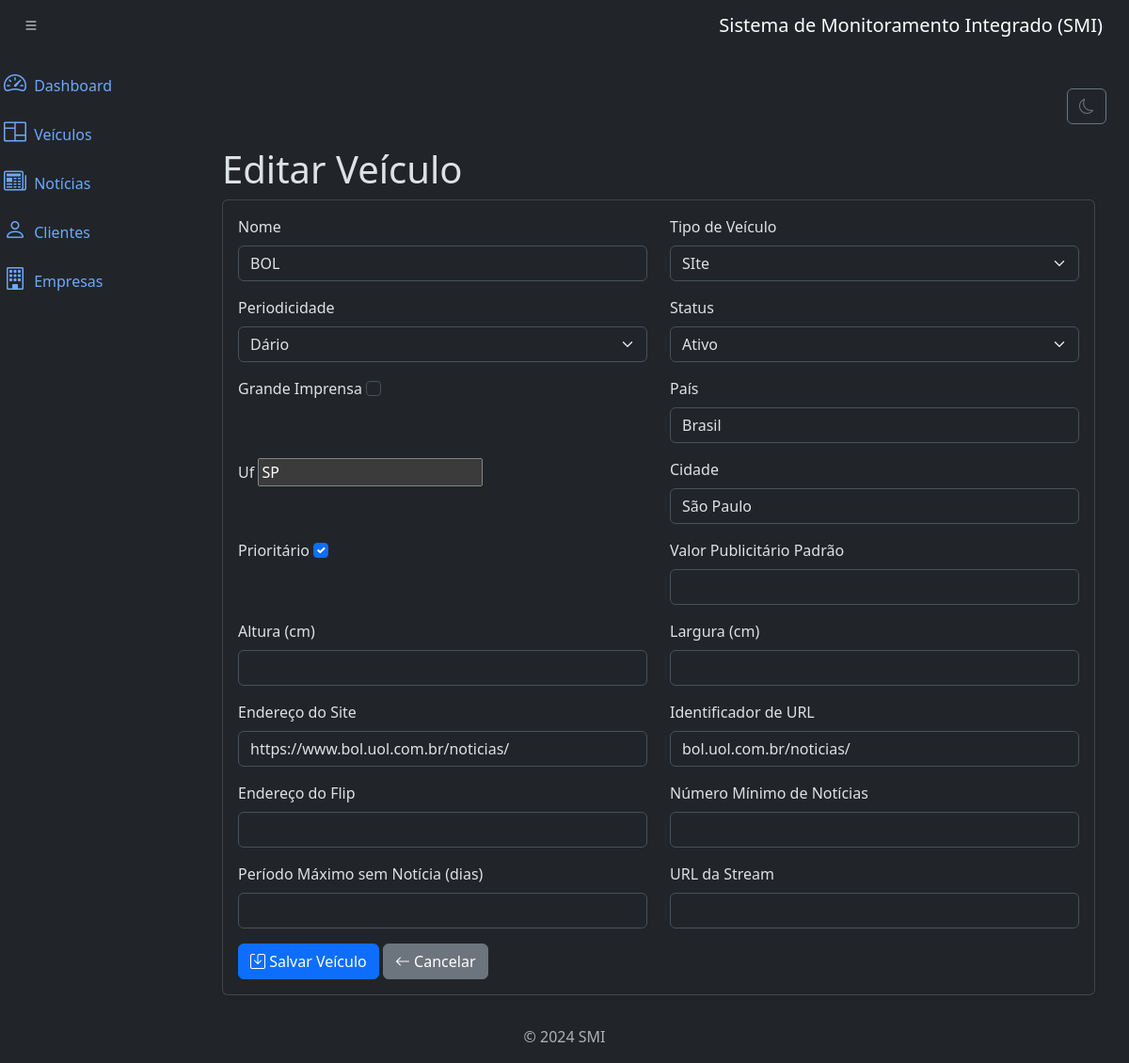
Page /veiculos/1/update on the committed database.
### veiculos/models.py (models this page shows, shortened)
class Veiculo(models.Model):
    nome = models.CharField(max_length=500)
    tipodeveiculo = models.ForeignKey(
        TipoDeVeiculo, on_delete=models.PROTECT, related_name='veiculos'
    )
    periodicidade = models.ForeignKey(
        Periodicidade, on_delete=models.PROTECT, related_name='veiculos'
    )
    status = models.CharField(
        max_length=20,
        choices=[('Ativo', 'Ativo'), ('Inativo', 'Inativo')],
        default='Ativo'
    )
    grande_imprensa = models.BooleanField(default=False)
    pais = models.CharField(max_length=100, default='Brasil')
    uf = models.CharField(max_length=2)  # Ex.: 'SP'
    cidade = models.CharField(max_length=100, blank=True, null=True)
    prioritario = models.BooleanField(default=False)
    valor_publicitario_padrao = models.DecimalField(
        max_digits=10, decimal_places=2, blank=True, null=True
    )
    altura_cm = models.IntegerField(blank=True, null=True)
    largura_cm = models.IntegerField(blank=True, null=True)
    endereco_do_site = models.URLField(blank=True, null=True)
    identificador_url = models.CharField(max_length=255, blank=True, null=True)
    endereco_do_flip = models.CharField(max_length=255, blank=True, null=True)
    numero_minimo_de_noticias = models.IntegerField(blank=True, null=True)
    periodo_maximo_sem_noticia = models.IntegerField(blank=True, null=True)
    url_da_stream = models.URLField(blank=True, null=True)
    created_at = models.DateTimeField(auto_now_add=True)
    updated_at = models.DateTimeField(auto_now=True)

### veiculos/views.py (the view)
class VeiculoUpdateView(UpdateView):
    model = models.Veiculo
    template_name = 'veiculo_update.html'
    form_class = forms.VeiculoForm
    success_url = reverse_lazy('veiculo_list')

### veiculos/models.py (called while the page is built)
    def __str__(self):
        return self.nome

    def __str__(self):
        return self.nome

### veiculos/templates/veiculo_update.html (shortened to what this page needs)
{% extends 'base.html' %}
{% block content %}
    <div class="container mt-4">
        <h3 class="display-6">Editar Veículo</h3>
        <div class="card shadow-sm">
            <div class="card-body">
                <form method="post" class="needs-validation" novalidate>
                    <div class="row">
                        {% for field in form %}
                        <div class="col-md-6 mb-3">
                            <label for="{{ field.id_for_label }}" class="form-label">{{ field.label }}</label>
                            {{ field }}
                        </div>
                        {% endfor %}
                    </div>
                    <button type="submit" class="btn btn-primary">
                        <i class="bi bi-save"></i> Salvar Veículo
                    </button>
                    <a href="{% url 'veiculo_list' %}" class="btn btn-secondary">
                        <i class="bi bi-arrow-left"></i> Cancelar
                    </a>
                </form>
            </div>
        </div>
    </div>
{% endblock %}

### rows in the picture
Veiculo: form "BOL" "SIte" "Dário" "Ativo" "Brasil" "SP" "São Paulo" "☑" "https://www.bol.uol.com.br/noticias/" "bol.uol.com.br/noticias/"

### other values in the picture
{{ field.label }} "Nome" "Tipo de Veículo" "Periodicidade" "Status" "Grande Imprensa" "País" "Uf" "Cidade" "Prioritário" "Valor Publicitário Padrão" "Altura (cm)" "Largura (cm)" "Endereço do Site" "Identificador de URL" "Endereço do Flip" "Número Mínimo de Notícias" "Período Máximo sem Notícia (dias)" "URL da Stream"
